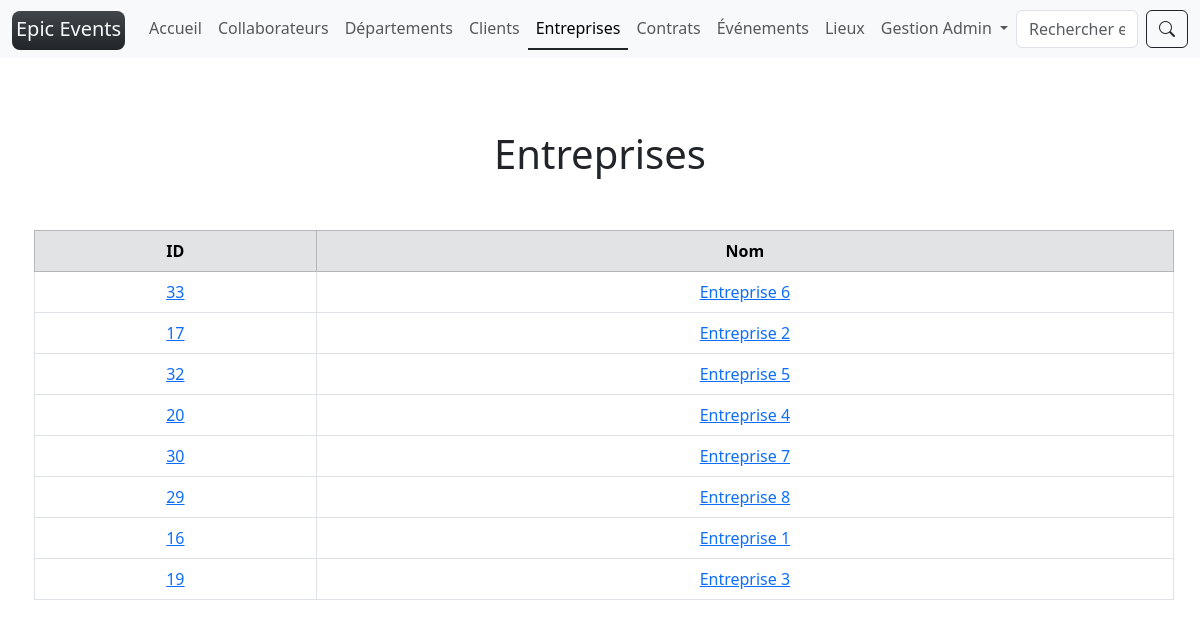
Screenshot of /companies/ (signed in) with the database file from the repository.
### epic_events/models/collaborator.py (models this page shows, shortened)
class Collaborator(UserMixin, AbstractUser):
    department = models.ForeignKey(to=Department, on_delete=models.RESTRICT, null=True)
    birthdate = models.DateField(verbose_name="Date de naissance")
    REQUIRED_FIELDS = ["first_name", "last_name"]
    USERNAME_FIELD = "email"
    username = date_joined = None
    @property
    def str_id(self) -> str:
        if self.id:
            return str(self.id)
        return unfilled
    @property
    def role(self) -> str:
        if self.department:
            return self.department.name
        return unfilled
    @property
    def title(self) -> str:
        if self.first_name:
            return f"{self.role} {self.first_name.capitalize()}"
        return f"{self.role} {unfilled}"

### epic_events/models/department.py (models this page shows, shortened)
class Department(NameFieldMixin):
    @classmethod
    def french_name(self) -> str:
        """used in flash messages"""
        return "Département"

### epic_events/models/company.py (models this page shows, shortened)
class Company(NameFieldMixin):
    """customers companies CRUD by commercials"""

### epic_events/views/company.py (the view)
class ListView(read_permission, SearchPostMixin):
    def get(self, request, *args, **kwargs):
        qs = model.objects.all().order_by("-edition_time")
        context["page_obj"] = paginator(request, qs)
        return render(request, model.template_name_list(), context)

### epic_events/forms/search.py (shortened to what this page needs)
class SearchForm(forms.Form):
    search = forms.CharField(
        widget=forms.TextInput(attrs={"class": "form-control me-2"}),
        required=True,
    )

### epic_events/models/mixins.py (called while the page is built)
    @classmethod
    def singular_name(self) -> str:
        return self.__name__.lower()

    @classmethod
    def template_name_list(self) -> str:
        return f"{self.singular_name()}/list.html"

### epic_events/views/paginator.py (called while the page is built)
def paginator(request, qs: list) -> Paginator:
    paginator = Paginator(qs, 10)
    page_number = request.GET.get("page")
    return paginator.get_page(page_number)

### epic_events/templates/company/list.html (shortened to what this page needs)
{% extends "base.html" %}
{% block content %}
  <h1 class="text-center my-5">{{title}}</h1>
  <table class="table table-bordered text-center align-middle m-1">
    <thead>
      <tr class="table-secondary align-middle">
        <th scope="col">ID</th>
        <th scope="col">Nom</th>
      </tr>
    </thead>
    <tbody>
      {% for obj in page_obj %}
        <tr>
          <td><a href="{% url detail_url_name id=obj.id %}">{{obj.id}}</a></td>
          <td><a href="{% url detail_url_name id=obj.id %}">{{obj.name|capfirst}}</a></td>
        </tr>
      {% endfor %}
    </tbody>
  </table>
{% endblock content %}

### epic_events/templates/partials/navbar.html (shortened to what this page needs)
<nav class="navbar navbar-expand-lg navbar-light bg-light">
  <div class="container-fluid">
    <a class="navbar-brand" href="{% url 'home' %}">
      <span class="bg-dark text-light p-1 pb-2 bg-gradient rounded-3">
        Epic Events
      </span>
    </a>
    <div class="collapse navbar-collapse" id="navbarScroll">
      {% if user.is_authenticated %}
      <ul class="navbar-nav me-auto my-2 my-lg-0 navbar-nav-scroll" style="--bs-scroll-height: 100px;">
        <li class="nav-item">
          <a
          {% if '/home/' == request.path %}
            class="nav-link active border-bottom border-dark border-2"
            aria-current="page"
          {% else %}
            class="nav-link"
          {% endif %}
            href="{% url 'home' %}">Accueil
          </a>
        </li>
        {% if user.role == "Gestion" %}
        <li class="nav-item">
          <a
          {% if request.path == "/collaborators/" or "collaborators" in request.path and "search" in request.path %}
            class="nav-link active border-bottom border-dark border-2"
            aria-current="page"
          {% else %}
            class="nav-link"
          {% endif %}
           href="{% url 'collaborators' %}">Collaborateurs
          </a>
        </li>
        <li class="nav-item">
          <a
          {% if request.path == "/departments/" or "departments" in request.path and "search" in request.path %}
            class="nav-link active border-bottom border-dark border-2"
            aria-current="page"
          {% else %}
            class="nav-link"
          {% endif %}
            href="{% url 'departments' %}">Départements
          </a>
        </li>
        {% endif %}
        <li class="nav-item">
          <a
          {% if '/customers/' == request.path %}
            class="nav-link active border-bottom border-dark border-2"
            aria-current="page"
          {% else %}
            class="nav-link"
          {% endif %}
           href="{% url 'customers' %}">Clients
          </a>
        </li>
        <li class="nav-item">
          <a
          {% if '/companies/' == request.path %}
            class="nav-link active border-bottom border-dark border-2"
            aria-current="page"
          {% else %}
            class="nav-link"
          {% endif %}
            href="{% url 'companies' %}">Entreprises
          </a>
        </li>
        <li class="nav-item">
          <a
          {% if '/contracts/' == request.path %}
            class="nav-link active border-bottom border-dark border-2"
            aria-current="page"
          {% else %}
            class="nav-link"
          {% endif %}
            href="{% url 'contracts' %}">Contrats
          </a>
        </li>
        <li class="nav-item">
          <a
          {% if '/events/' == request.path %}
            class="nav-link active border-bottom border-dark border-2"
            aria-current="page"
          {% else %}
            class="nav-link"
          {% endif %}
            href="{% url 'events' %}">Événements
          </a>
        </li>
        <li class="nav-item">
          <a
          {% if '/locations/' == request.path %}
            class="nav-link active border-bottom border-dark border-2"
            aria-current="page"
          {% else %}
            class="nav-link"
          {% endif %}
            href="{% url 'locations' %}">Lieux
          </a>
        </li>
        <li class="nav-item dropdown">
          <a
          {% if '/collaborators/'|add:user.str_id|add:'/' == request.path %}
            class="nav-link dropdown-toggle active border-bottom border-dark border-2"
          {% else %}
            class="nav-link dropdown-toggle"
          {% endif %}
          href="#" id="navbarScrollingDropdown" role="button" data-bs-toggle="dropdown" aria-expanded="false">
            {{user.title}}
          </a>
        </li>
      </ul>
      {% include "partials/search_form.html" %}
      {% endif %}
    </div>
  </div>
</nav>

### rows the page displays
Collaborator: title "Gestion Admin"
Company: id "33", name "Entreprise 6"
Company: id "17", name "Entreprise 2"
Company: id "32", name "Entreprise 5"
Company: id "20", name "Entreprise 4"
Company: id "30", name "Entreprise 7"
Company: id "29", name "Entreprise 8"
Company: id "16", name "Entreprise 1"
Company: id "19", name "Entreprise 3"

### other values shown
{{ title }} "Entreprises"
